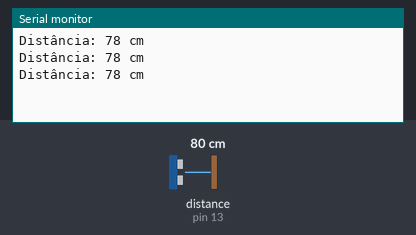
A sketch run on a simulated Arduino Uno, built with avr-gcc and run on an emulated ATmega328P. On the bench: the last lines printed to the serial monitor. Wiring (inferred from the names in the program): ultrasonic range finder: trigger pin 12; echo pin 13. The inputs (shaded band) are chosen by the test bench; at power-on: distance to the obstacle (sensor on pin 13) 80 cm. The echo pulse lasts 58.3 µs per cm.

Above: at 1.3 s.
1.4 s: distance to the obstacle (sensor on pin 13) set to 2 cm
At 1.9 s:
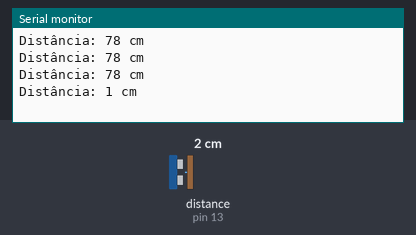
2.9 s: distance to the obstacle (sensor on pin 13) set to 4 cm
At 3.4 s:
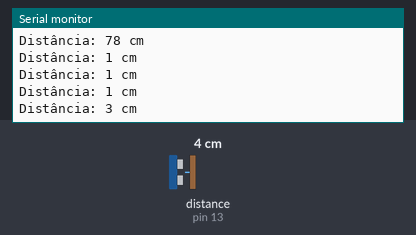
Timing chart, 0 to 5.9 s (numbered marks = the images above; inputs shaded):
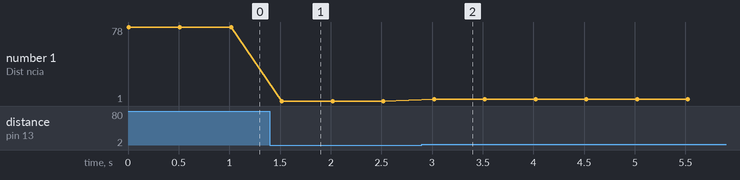

Measured:
- after the input at 1.4 s, the serial monitor: prints a new line after 0.12 s (image 1)
- after the input at 2.9 s, the serial monitor: prints a new line after 0.12 s (image 2)
- plotted number 1: 78 → 1 after the input at 1.4 s, 1 → 3 after the input at 2.9 s

The sketch:

Ultrassonic-sensor.ino
```cpp
//Sensor Ultrassônico HC-SR04
#define trigPin 12
#define echoPin 13

//variável para armazenar o tempo do pulso
long duracao;

//Distância em cm
int distancia;

void setup() {
  Serial.begin(115200);

  pinMode(trigPin, OUTPUT);
  pinMode(echoPin, INPUT);
}

void loop() {
  digitalWrite(trigPin, LOW);
  delayMicroseconds(2);

  digitalWrite(trigPin, HIGH);
  delayMicroseconds(10);
  digitalWrite(trigPin, LOW);

  duracao = pulseIn(echoPin, HIGH);

  distancia = duracao * 0.034 / 2;

  Serial.print("Distância: ");
  Serial.print(distancia);
  Serial.println(" cm");

  delay(500);
}
```
